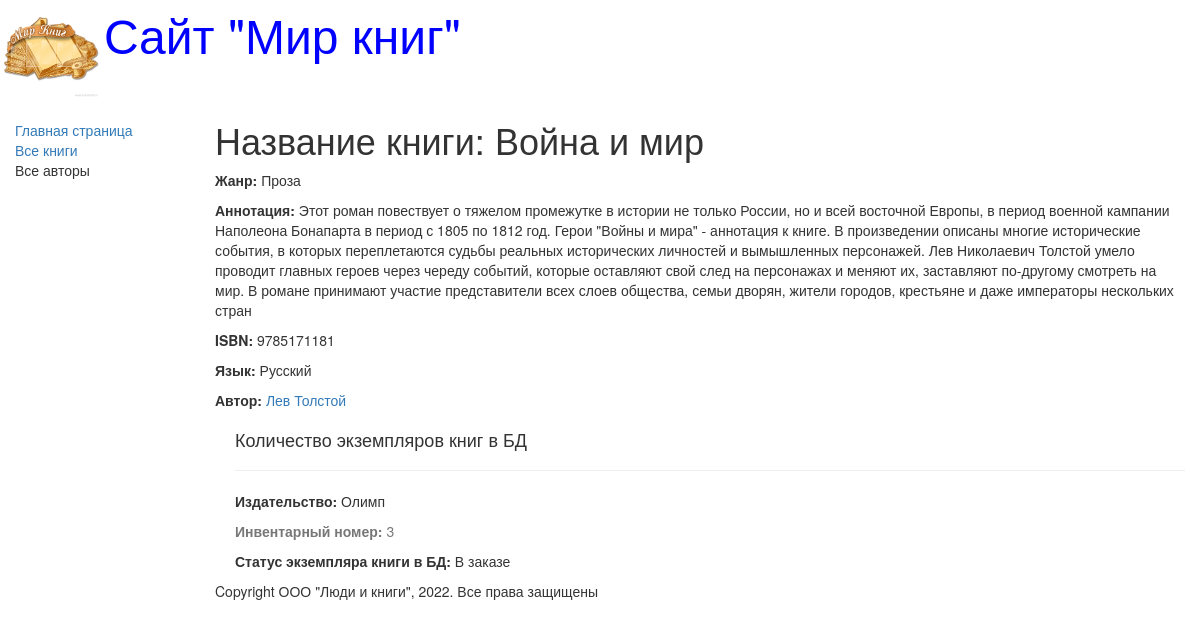
Page /books/3 on the committed database.
### catalog/models.py (models this page shows, shortened)
class Book(models.Model):
    title = models.CharField(max_length=200,
                             help_text='Введите название книги',
                             verbose_name='Название книги')
    genre = models.ForeignKey("Genre", on_delete=models.CASCADE,
                              help_text='Выберите жанр для книги',
                              verbose_name='Жанр книги', null=True)
    language = models.ForeignKey("Language",
                                 on_delete=models.CASCADE,
                                 help_text='Выберите язык книги',
                                 verbose_name='Язык книги', null=True)
    author = models.ManyToManyField("Author",
                                    help_text='Выберите автора книги',
                                    verbose_name='Автор книги')
    summary = models.TextField(max_length=1000,
                               help_text='Введите краткое описание книги',
                               verbose_name='Аннотация книги')
    isbn = models.CharField(max_length=13,
                            help_text='Должно содержать 13 символов',
                            verbose_name='ISBN книги')
    def display_author(self):
        return ', '.join([author.last_name for author in self.author.all()])
    display_author.short_description = 'Авторы'

class Genre(models.Model):
    name = models.CharField(max_length=200,
                            help_text=" Введите жанр книги",
                            verbose_name='Жанр книги'
                            )
    def __str__(self):
        return self.name

class Language(models.Model):
    name = models.CharField(max_length=20,
                            help_text=" Введите язык книги",
                            verbose_name='Язык книги'
                            )
    def __str__(self):
        return self.name

class Author(models.Model):
    first_name = models.CharField(max_length=100,
                                  help_text=" Введите имя автора",
                                  verbose_name='Имя автора')
    last_name = models.CharField(max_length=100,
                                 help_text=" Введите фамилию автора",
                                 verbose_name='Фамилия автора')
    date_of_birth = models.DateField(help_text='Введите дату рождения',
                                     verbose_name="Дата рождения",
                                     null=True, blank=True)
    date_of_death = models.DateField(help_text='Введите дату смерти',
                                     verbose_name="Дата смерти",
                                     null=True, blank=True)

class BookInstance(models.Model):
    book = models.ForeignKey("Book", on_delete=models.CASCADE, null=True)
    inv_nom = models.CharField(max_length=20, null=True,
                               help_text="Введите инвентарный номер экземпляра",
                               verbose_name='Инвентарный номер')
    imprint = models.CharField(max_length=200,
                               help_text='Введите издательство и год выпуска',
                               verbose_name='Издательство')
    status = models.ForeignKey('Status', on_delete=models.CASCADE,
                               null=True,
                               help_text="Изменить состояние экземпляра",
                               verbose_name="Статус экземпляра книга")
    due_back = models.DateField(null=True, blank=True,
                                help_text="Введите конец срока статуса",
                                verbose_name="Дата окончания статуса")

class Status(models.Model):
    name = models.CharField(
        max_length=20,
        help_text='Введите статус экземпляра книги',
        verbose_name='Статус экземпляра книги'
    )
    def __str__(self):
        return self.name

### catalog/views.py (the view)
# urls.py: re_path(r'^books/(?P<pk>\d+)$', views.BookDetailView.as_view(),
class BookDetailView(generic.DetailView):
    model = Book
    paginate_by = 3

### catalog/templates/catalog/book_detail.html (shortened to what this page needs)
{% extends "base_generic.html" %}
{% block content %}
  <h1>Название книги: {{ book.title }}</h1>
  <p><strong>Жанр:</strong> {{ book.genre }}</p>
  <p><strong>Аннотация:</strong> {{ book.summary }}</p>
  <p><strong>ISBN:</strong> {{ book.isbn }}</p>
  <p><strong>Язык:</strong> {{ book.language }}</p>
     {% for author in book.author.all %}
        <p><strong>Автор:</strong>
           <a href="">{{ author.first_name }}
                      {{author.last_name}}</a></p>
     {% endfor %}
<div style="margin-left:20px;margin-top:20px">
    <h4>Количество экземпляров книг в БД</h4>
    {% for copy in book.bookinstance_set.all %}
       <hr>
       <p><strong>Издательство:</strong> {{copy.imprint}}</p>
       <p class="text-muted"><strong>Инвентарный номер:</strong> {{copy.id}}</p>
       <p><strong>Статус экземпляра книги в БД:</strong> {{copy.status}}</p>
    {% endfor %}
  </div>
{% endblock %}   .

### rows in the picture
Book: title "Война и мир", genre "Проза", summary "Этот роман повествует о тяжелом промежутке в истории не только России, но и всей восточной Европы, в период военной кампании Наполеона Бонапарта в период с 1805 по 1812 год. Герои \"Войны и мира\" - аннотация к книге. В произведении описаны многие исторические события, в которых переплетаются судьбы реальных исторических личностей и вымышленных персонажей. Лев Николаевич Толстой умело проводит главных героев через череду событий, которые оставляют свой след на персонажах и меняют их, заставляют по-другому смотреть на мир. В романе принимают участие представители всех слоев общества, семьи дворян, жители городов, крестьяне и даже императоры нескольких стран", isbn "9785171181", language "Русский"
Author: first_name "Лев", last_name "Толстой"
BookInstance: imprint "Олимп", id "3", status "В заказе"
